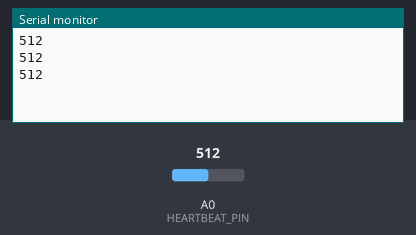
The sketch below on a simulated Arduino Uno, built with avr-gcc and run on an emulated ATmega328P. On the bench: the last lines printed to the serial monitor. Inputs (shaded band) come from the test bench; at power-on: A0 (HEARTBEAT_PIN) = 512.

Above: at 1.3 s.
1.4 s: A0 (HEARTBEAT_PIN) set to 716
At 1.9 s:
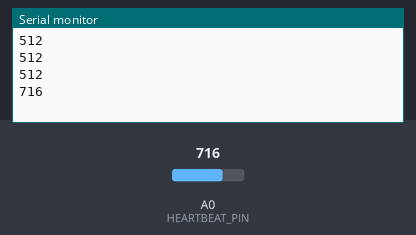
2.9 s: A0 (HEARTBEAT_PIN) set to 900
At 3.4 s:
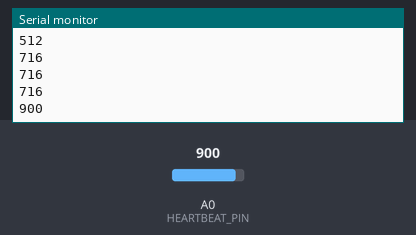
Timing chart, 0 to 5.9 s (numbered marks = the images above; inputs shaded):
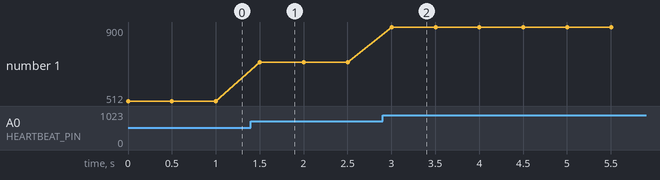

Measured:
- after the input at 1.4 s, the serial monitor: prints a new line after 0.10 s (image 1)
- after the input at 2.9 s, the serial monitor: prints a new line after 0.10 s (image 2)
- plotted number 1: 512 → 716 after the input at 1.4 s, 716 → 900 after the input at 2.9 s

The sketch:

sketch_02.ino
```cpp
//Program 3: Heartbeat Sensor
#define HEARTBEAT_PIN A0

void setup() {
  Serial.begin(9600);
}

void loop() {
  int heartbeatValue = analogRead(HEARTBEAT_PIN);
  Serial.println(heartbeatValue);
  delay(500);
}
```
